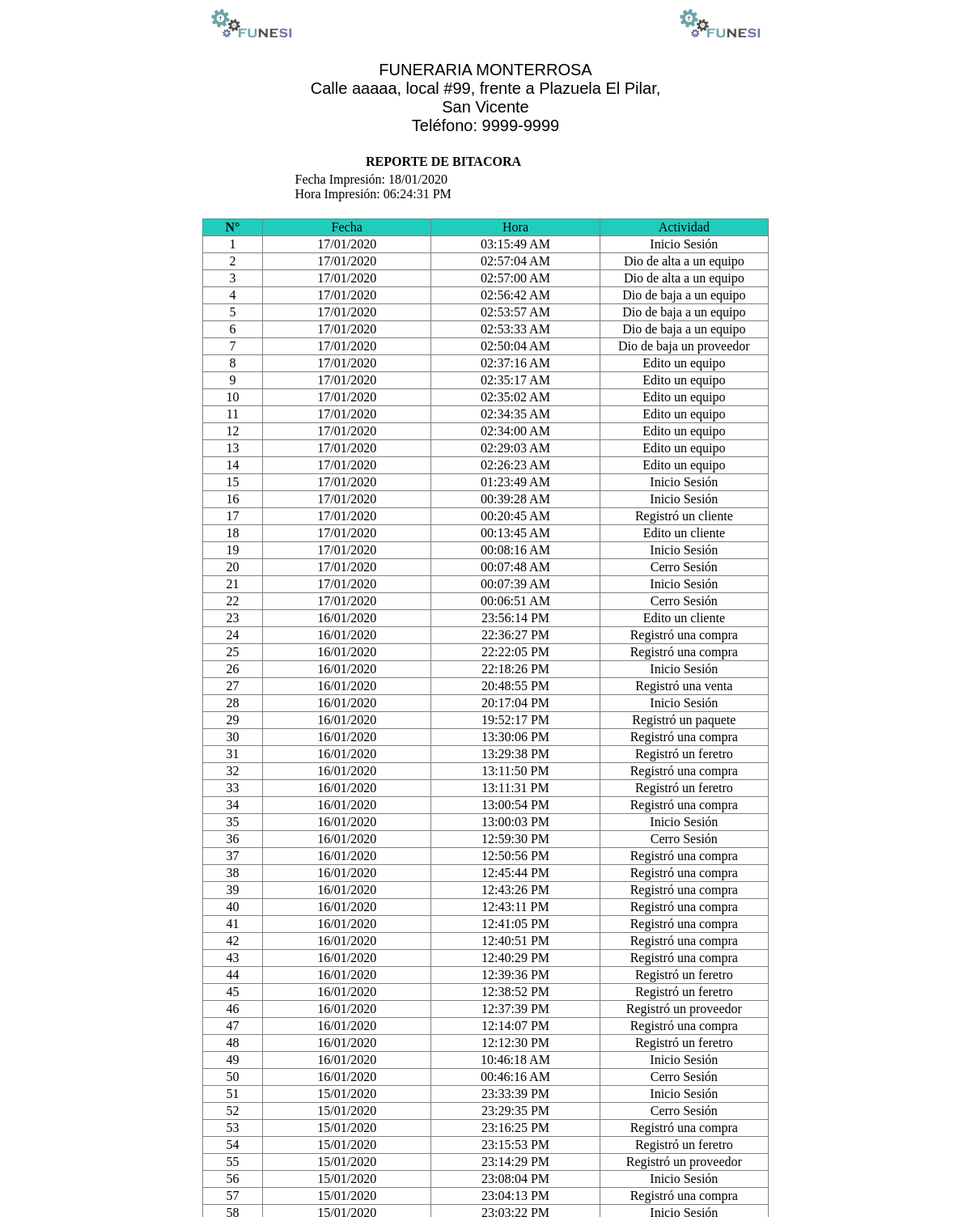
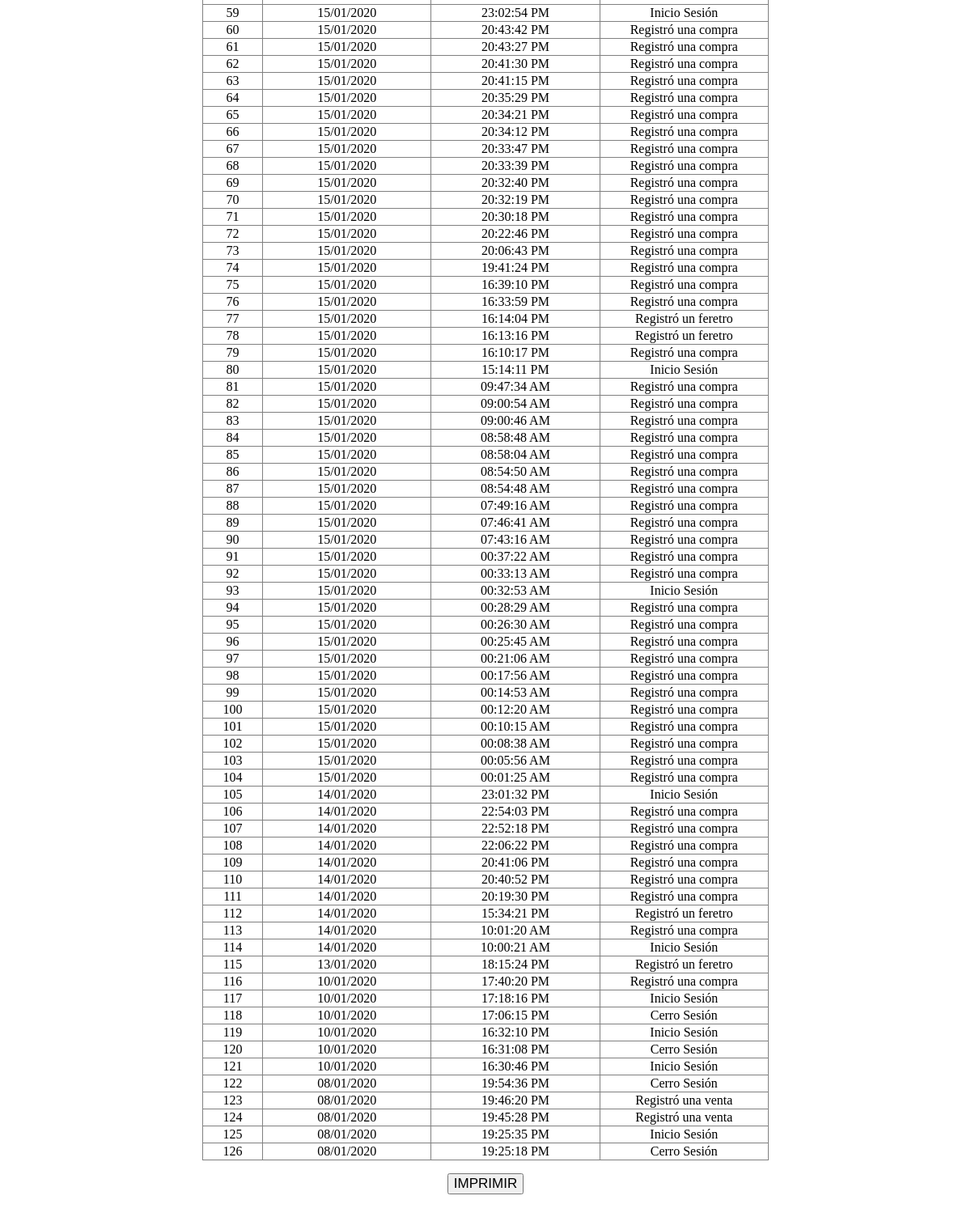
Page /Reportes/ReporteBitacora.php (signed in) on the earlier database version (2 pictures, top to bottom).
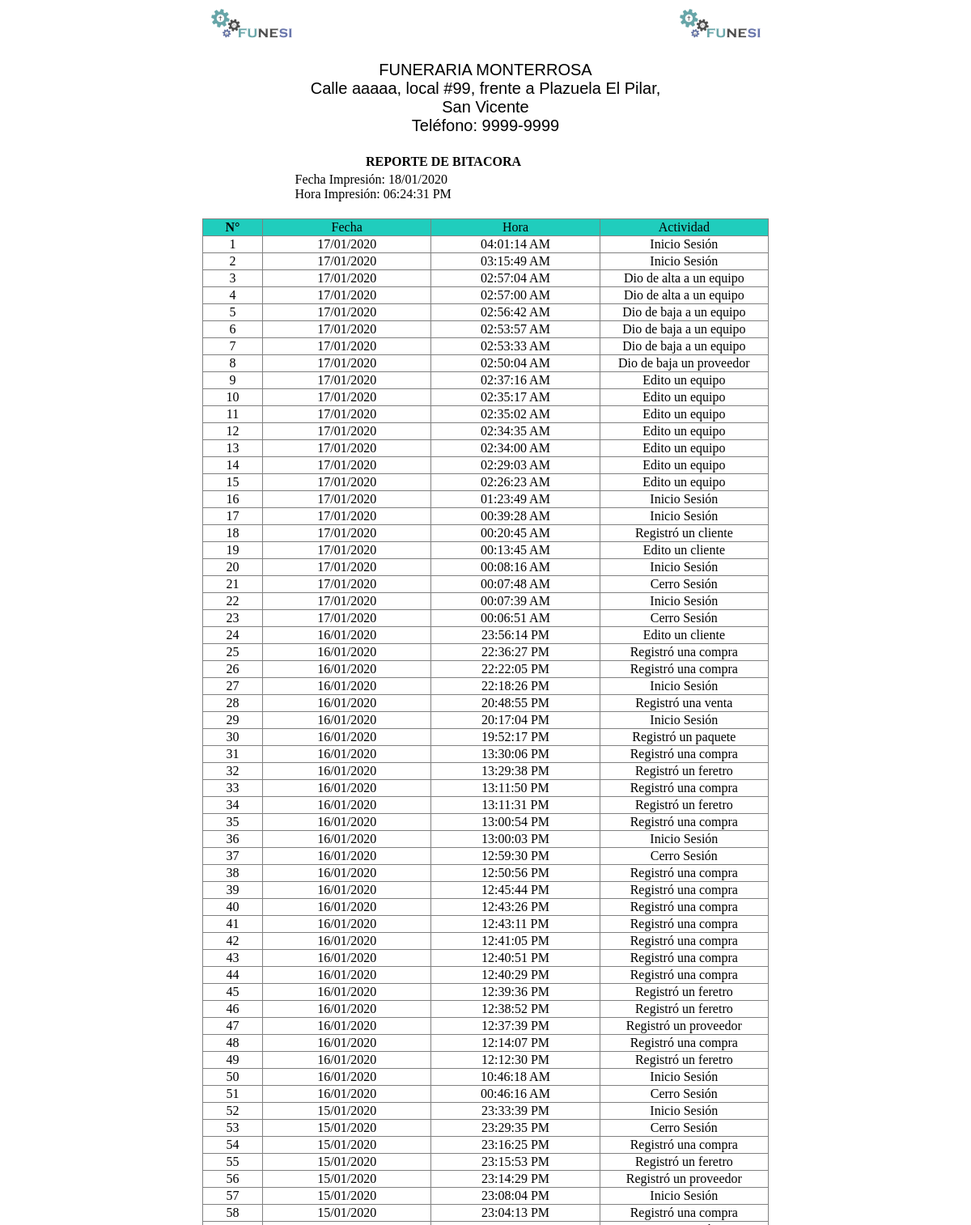
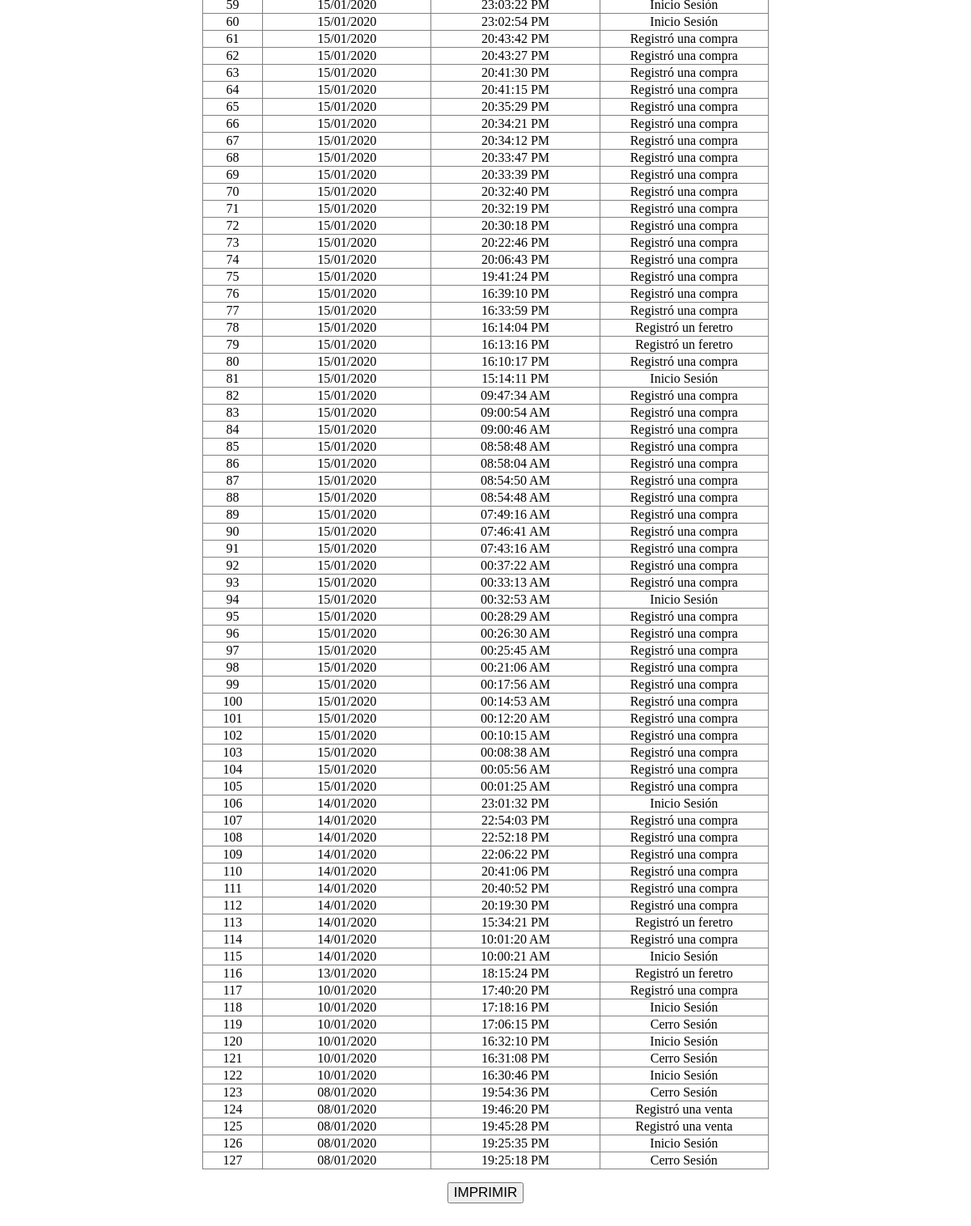
Same page on the later database version (2 pictures, top to bottom).
### tables this page shows
CREATE TABLE `bitacora` (
  `idBitacora` int(10) unsigned NOT NULL AUTO_INCREMENT,
  `usuario_Usu` varchar(8) DEFAULT NULL,
  `sesionInicio` datetime DEFAULT NULL,
  `actividad` varchar(50) DEFAULT NULL,
  `tipo_Bico` int(11) NOT NULL,
  PRIMARY KEY (`idBitacora`)
);

### Reportes/ReporteBitacora.php (the view, shortened to what this page needs)
<?php
if (isset($_SESSION['usuarioActivo'])) {
  if ($_SESSION['usuarioActivo']) {
?>
<?php
$desde = $_GET["desde"];
$hasta = $_GET["hasta"];
$tipor = $_GET["tipor"];
?>
<!doctype html>
<html>
<head>
</head>
<body>
<table width="685" border="0" align="center">
  <tr>
    <td width="5"><img src="../img/logo/funlogo_opt.png" ></td>
    <td  align="center"></td>
    <td width="5"><img src="../img/logo/funlogo_opt.png" ></td>
  </tr>
  <tr align="center">
  <td width="5"><img src="" ></td>
    <td  align="center">
    <span class="titulos"><p style="font-size: 20px; font-family: sans-serif">FUNERARIA MONTERROSA <br> Calle aaaaa, local #99, frente a Plazuela El Pilar, San Vicente   <br>   Teléfono: 9999-9999</p>
    <p></p></span></td>
    <td width="5"><img src="" ></td>
  </tr>
  <tr align="center">
    <td colspan="2"><strong class="titulos">REPORTE DE BITACORA</strong></td>
  </tr>
  <tr align="left">
  <td width="5"><img src="" ></td>
    <td>Fecha Impresión: <?php echo date("d/m/Y"); ?>
    <br>
    Hora Impresión: <?php
		$date = new DateTime();
	     echo $date->format('h:i:s A');
		?></td>
  </tr>
</table><br>
<?php
$conexion = conectarMysql();
  $nusu = $usuario['usuario'];?>
<table width="700" border="1" align="center" rules="all">
  <tr bgcolor="#CCCCCC">
    <td width="29" align="center" bgcolor="#20CDBD" class=""><strong>N°</strong></td>
    <td width="87" align="center" bgcolor="#20CDBD" class="formatoTabla">Fecha</td>
    <td width="87" align="center" bgcolor="#20CDBD" class="formatoTabla">Hora</td>
    <td width="87" align="center" bgcolor="#20CDBD" class="formatoTabla">Actividad</td>
  </tr>
  <?php
  $contador = 1;
  if($tipor == 1){
    if($desde == ""&& $hasta== ""){
      $usuarion = "where usuario_Usu  = '$nusu'";
    }else{
      $usuarion = "and usuario_Usu = '$nusu'";
    }
  }else{
    $usuarion = "";
  }
  if($desde == ""&& $hasta== ""){
  $sql = "select * from bitacora ".$usuarion." order by idBitacora DESC";
  }else if($hasta == ""){
  $sql = "select * from bitacora  where sesionInicio BETWEEN '$desde' and '$today' ".$usuarion." order by idBitacora DESC";
  }else if($desde == ""){
  $sql = "select * from bitacora  where sesionInicio <= '$hasta' ".$usuarion." order by idBitacora DESC";
  }else{
  $sql = "select * from bitacora  where sesionInicio BETWEEN '$desde' and '$hasta' ".$usuarion." order by idBitacora DESC";
  }
  $consulta = mysqli_query($conexion,$sql);
  while($fila=mysqli_fetch_array($consulta))
  {
  ?>
  <tr align="left" class="">
    <td bgcolor="" align="center"><?php echo $contador;?></td>
    <td bgcolor="" align="center"><?php echo date('d/m/Y',strtotime($fila[2]));?></td>
    <td bgcolor="" align="center"><?php echo date('H:i:s A',strtotime($fila[2]));?></td>
    <td bgcolor="" align="center"><?php echo $fila[3];?></td>
  </tr>
  <?php $contador++;
}
  ?>
</table>
<form name="frmTesis" method="get" action="" id="frmTesis">
  <p align="center"><input class="btn btn-primary" data-toggle="modal" data-target="#modalNuevo" style="font-size:17px;" type="button" name="IM" id="IM" value="IMPRIMIR" onClick="imprimir()"></p>
</form>
<p>&nbsp;</p>
</body>
</html>
    <?php
}
?>
    <?php
}
?>

Differences in the rows shown:
added bitacora: sesionInicio "17/01/2020", sesionInicio "04:01:14 AM", actividad "Inicio Sesión"
